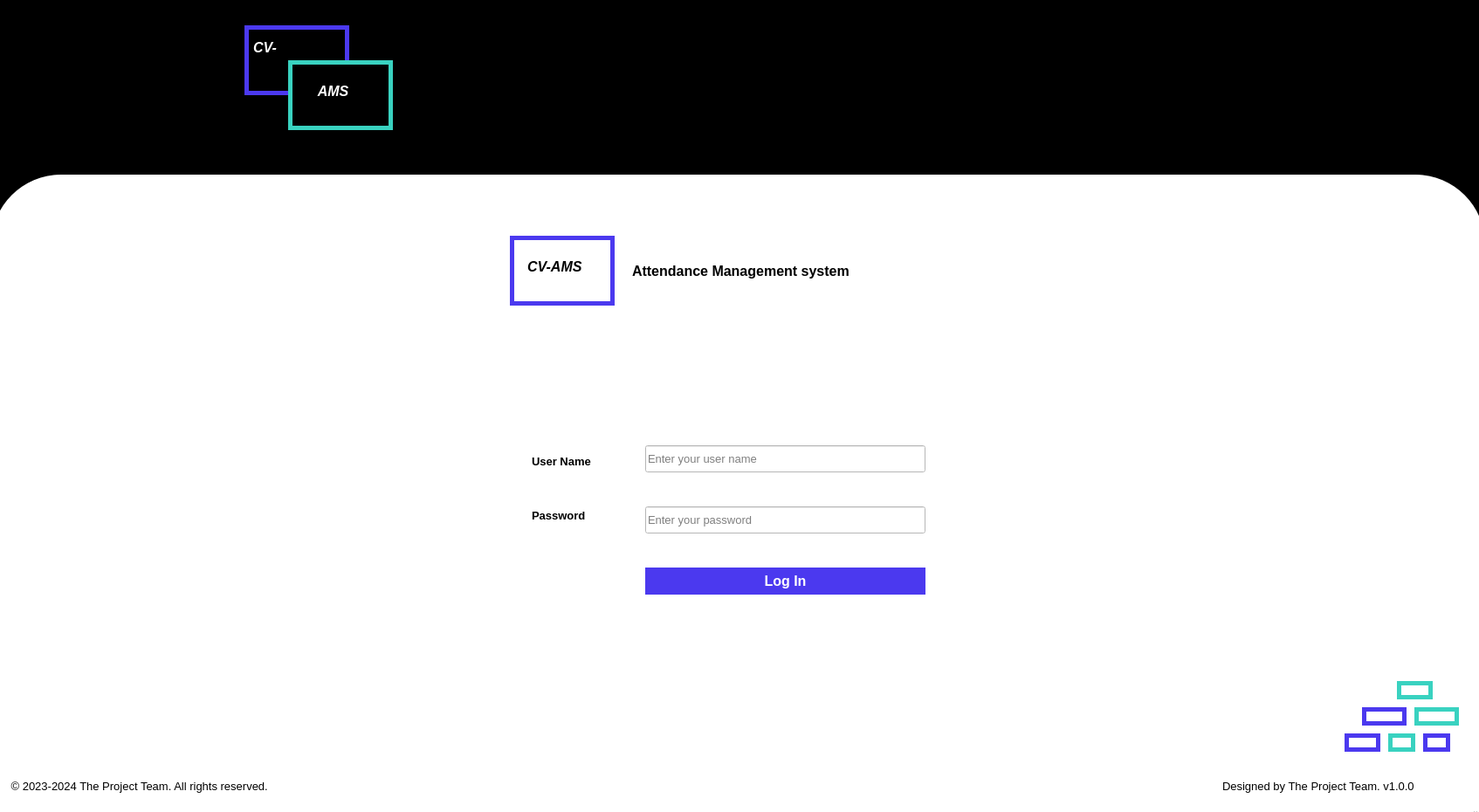
<?xml version="1.0" encoding="UTF-8"?>
<ui version="4.0">
 <class>MainWindow</class>
 <widget class="QMainWindow" name="MainWindow">
  <property name="geometry">
   <rect>
    <x>0</x>
    <y>0</y>
    <width>1694</width>
    <height>930</height>
   </rect>
  </property>
  <property name="sizePolicy">
   <sizepolicy hsizetype="Preferred" vsizetype="Preferred">
    <horstretch>22</horstretch>
    <verstretch>0</verstretch>
   </sizepolicy>
  </property>
  <property name="minimumSize">
   <size>
    <width>1400</width>
    <height>930</height>
   </size>
  </property>
  <property name="font">
   <font>
    <pointsize>10</pointsize>
    <weight>75</weight>
    <bold>true</bold>
   </font>
  </property>
  <property name="windowTitle">
   <string>CV- Attendance Management system</string>
  </property>
  <property name="styleSheet">
   <string notr="true">QStatusBar{
	font: 75 10pt &quot;MS Shell Dlg 2&quot;;
	background-color: rgb(255, 255, 255);
}</string>
  </property>
  <widget class="QWidget" name="centralwidget">
   <property name="styleSheet">
    <string notr="true">QWidget {
background:rgb(255, 255, 255)
}
</string>
   </property>
   <widget class="QWidget" name="widget" native="true">
    <property name="geometry">
     <rect>
      <x>-50</x>
      <y>-11</y>
      <width>1751</width>
      <height>331</height>
     </rect>
    </property>
    <property name="maximumSize">
     <size>
      <width>16777215</width>
      <height>16777215</height>
     </size>
    </property>
    <property name="styleSheet">
     <string notr="true">background-color: rgb(0, 0, 0);</string>
    </property>
    <widget class="QWidget" name="widget_5" native="true">
     <property name="geometry">
      <rect>
       <x>330</x>
       <y>40</y>
       <width>120</width>
       <height>80</height>
      </rect>
     </property>
     <property name="styleSheet">
      <string notr="true">QWidget {
    border: 5px solid rgb(75, 57, 239);
	border-radius: 0 0 0 10px;
}</string>
     </property>
     <widget class="QLabel" name="label_5">
      <property name="geometry">
       <rect>
        <x>10</x>
        <y>10</y>
        <width>51</width>
        <height>31</height>
       </rect>
      </property>
      <property name="font">
       <font>
        <pointsize>12</pointsize>
        <weight>75</weight>
        <italic>true</italic>
        <bold>true</bold>
       </font>
      </property>
      <property name="styleSheet">
       <string notr="true">color: rgb(255, 255, 255);
font-weight: bold;
border:0px;</string>
      </property>
      <property name="text">
       <string>CV-</string>
      </property>
     </widget>
    </widget>
    <widget class="QWidget" name="widget_6" native="true">
     <property name="geometry">
      <rect>
       <x>380</x>
       <y>80</y>
       <width>120</width>
       <height>80</height>
      </rect>
     </property>
     <property name="styleSheet">
      <string notr="true">QWidget {
	background-color: rgb(0, 0, 0);
    border: 5px solid  rgb(57, 210, 192);
	border-radius: 0 0 0 10px;
}
</string>
     </property>
     <widget class="QLabel" name="label_6">
      <property name="geometry">
       <rect>
        <x>30</x>
        <y>20</y>
        <width>61</width>
        <height>31</height>
       </rect>
      </property>
      <property name="font">
       <font>
        <pointsize>12</pointsize>
        <weight>75</weight>
        <italic>true</italic>
        <bold>true</bold>
       </font>
      </property>
      <property name="styleSheet">
       <string notr="true">color: rgb(255, 255, 255);
font-weight: bold;
border:0px;</string>
      </property>
      <property name="text">
       <string> AMS</string>
      </property>
     </widget>
    </widget>
   </widget>
   <widget class="QWidget" name="widget_3" native="true">
    <property name="geometry">
     <rect>
      <x>-10</x>
      <y>200</y>
      <width>1711</width>
      <height>311</height>
     </rect>
    </property>
    <property name="styleSheet">
     <string notr="true">background-color: rgb(255, 255, 255);
border-radius: 80px;
margin-bottom:0px;</string>
    </property>
    <widget class="QLabel" name="label_4">
     <property name="geometry">
      <rect>
       <x>734</x>
       <y>90</y>
       <width>331</width>
       <height>41</height>
      </rect>
     </property>
     <property name="font">
      <font>
       <pointsize>12</pointsize>
       <weight>75</weight>
       <bold>true</bold>
       <kerning>true</kerning>
      </font>
     </property>
     <property name="styleSheet">
      <string notr="true">FO</string>
     </property>
     <property name="text">
      <string>Attendance Management system</string>
     </property>
    </widget>
    <widget class="QWidget" name="widget_2" native="true">
     <property name="geometry">
      <rect>
       <x>594</x>
       <y>70</y>
       <width>120</width>
       <height>80</height>
      </rect>
     </property>
     <property name="styleSheet">
      <string notr="true">QWidget {
    border: 5px solid rgb(75, 57, 239);
	border-radius: 0 0 0 10px;
}</string>
     </property>
     <widget class="QLabel" name="label_3">
      <property name="geometry">
       <rect>
        <x>20</x>
        <y>20</y>
        <width>91</width>
        <height>31</height>
       </rect>
      </property>
      <property name="font">
       <font>
        <pointsize>12</pointsize>
        <weight>75</weight>
        <italic>true</italic>
        <bold>true</bold>
       </font>
      </property>
      <property name="styleSheet">
       <string notr="true">border:1px ;</string>
      </property>
      <property name="frameShape">
       <enum>QFrame::StyledPanel</enum>
      </property>
      <property name="text">
       <string>CV-AMS</string>
      </property>
     </widget>
    </widget>
   </widget>
   <widget class="QWidget" name="widget_4" native="true">
    <property name="geometry">
     <rect>
      <x>-1</x>
      <y>370</y>
      <width>1701</width>
      <height>401</height>
     </rect>
    </property>
    <widget class="QLabel" name="label_2">
     <property name="geometry">
      <rect>
       <x>610</x>
       <y>210</y>
       <width>101</width>
       <height>20</height>
      </rect>
     </property>
     <property name="font">
      <font>
       <pointsize>10</pointsize>
       <weight>75</weight>
       <bold>true</bold>
      </font>
     </property>
     <property name="text">
      <string>Password</string>
     </property>
    </widget>
    <widget class="QLabel" name="label">
     <property name="geometry">
      <rect>
       <x>610</x>
       <y>150</y>
       <width>101</width>
       <height>16</height>
      </rect>
     </property>
     <property name="font">
      <font>
       <pointsize>10</pointsize>
       <weight>75</weight>
       <bold>true</bold>
      </font>
     </property>
     <property name="text">
      <string>User Name</string>
     </property>
    </widget>
    <widget class="QLineEdit" name="lineEdit">
     <property name="geometry">
      <rect>
       <x>740</x>
       <y>140</y>
       <width>321</width>
       <height>31</height>
      </rect>
     </property>
     <property name="font">
      <font>
       <pointsize>10</pointsize>
      </font>
     </property>
     <property name="styleSheet">
      <string notr="true">border-color: rgb(0, 0, 0);</string>
     </property>
     <property name="placeholderText">
      <string>Enter your user name</string>
     </property>
    </widget>
    <widget class="QLineEdit" name="lineEdit_2">
     <property name="geometry">
      <rect>
       <x>740</x>
       <y>210</y>
       <width>321</width>
       <height>31</height>
      </rect>
     </property>
     <property name="font">
      <font>
       <pointsize>10</pointsize>
      </font>
     </property>
     <property name="styleSheet">
      <string notr="true">border-color: rgb(0, 0, 0);</string>
     </property>
     <property name="echoMode">
      <enum>QLineEdit::Password</enum>
     </property>
     <property name="placeholderText">
      <string>Enter your password</string>
     </property>
    </widget>
    <widget class="QPushButton" name="pushButton">
     <property name="enabled">
      <bool>true</bool>
     </property>
     <property name="geometry">
      <rect>
       <x>740</x>
       <y>280</y>
       <width>321</width>
       <height>31</height>
      </rect>
     </property>
     <property name="font">
      <font>
       <pointsize>-1</pointsize>
       <weight>75</weight>
       <bold>true</bold>
       <underline>false</underline>
       <strikeout>false</strikeout>
      </font>
     </property>
     <property name="styleSheet">
      <string notr="true">QPushButton {    background-color: rgb(75, 57, 239);
    color: white;
    border: none;
    text-align: center;
    text-decoration: none;
    font-size: 16px;
    cursor: pointer;
 }
QPushButton:pressed {
    
	background-color: rgb(85, 255, 0);
}

</string>
     </property>
     <property name="text">
      <string>Log In</string>
     </property>
     <property name="flat">
      <bool>false</bool>
     </property>
    </widget>
   </widget>
   <widget class="QWidget" name="widget_13" native="true">
    <property name="geometry">
     <rect>
      <x>-1</x>
      <y>830</y>
      <width>601</width>
      <height>80</height>
     </rect>
    </property>
    <widget class="QLabel" name="label_7">
     <property name="geometry">
      <rect>
       <x>10</x>
       <y>60</y>
       <width>401</width>
       <height>20</height>
      </rect>
     </property>
     <property name="font">
      <font>
       <pointsize>10</pointsize>
      </font>
     </property>
     <property name="text">
      <string> © 2023-2024 The Project Team. All rights reserved.</string>
     </property>
    </widget>
   </widget>
   <widget class="QWidget" name="widget_14" native="true">
    <property name="geometry">
     <rect>
      <x>1090</x>
      <y>830</y>
      <width>601</width>
      <height>80</height>
     </rect>
    </property>
    <widget class="QLabel" name="label_8">
     <property name="geometry">
      <rect>
       <x>310</x>
       <y>60</y>
       <width>291</width>
       <height>20</height>
      </rect>
     </property>
     <property name="font">
      <font>
       <pointsize>10</pointsize>
      </font>
     </property>
     <property name="text">
      <string>Designed by The Project Team. v1.0.0</string>
     </property>
    </widget>
   </widget>
   <widget class="QWidget" name="widget_9" native="true">
    <property name="geometry">
     <rect>
      <x>1590</x>
      <y>840</y>
      <width>31</width>
      <height>21</height>
     </rect>
    </property>
    <property name="styleSheet">
     <string notr="true">QWidget {
	
	background-color: rgb(255, 255, 255);
    border: 5px solid  rgb(57, 210, 192);
	border-radius: 0 0 0 10px;
}
</string>
    </property>
   </widget>
   <widget class="QWidget" name="widget_10" native="true">
    <property name="geometry">
     <rect>
      <x>1540</x>
      <y>840</y>
      <width>41</width>
      <height>21</height>
     </rect>
    </property>
    <property name="styleSheet">
     <string notr="true">QWidget {
    border: 5px solid rgb(75, 57, 239);
	border-radius: 0 0 0 10px;
}</string>
    </property>
   </widget>
   <widget class="QWidget" name="widget_11" native="true">
    <property name="geometry">
     <rect>
      <x>1600</x>
      <y>780</y>
      <width>41</width>
      <height>21</height>
     </rect>
    </property>
    <property name="styleSheet">
     <string notr="true">QWidget {
	
	background-color: rgb(255, 255, 255);
    border: 5px solid  rgb(57, 210, 192);
	border-radius: 0 0 0 10px;
}
</string>
    </property>
   </widget>
   <widget class="QWidget" name="widget_12" native="true">
    <property name="geometry">
     <rect>
      <x>1560</x>
      <y>810</y>
      <width>51</width>
      <height>21</height>
     </rect>
    </property>
    <property name="styleSheet">
     <string notr="true">QWidget {
    border: 5px solid rgb(75, 57, 239);
	border-radius: 0 0 0 10px;
}</string>
    </property>
   </widget>
   <widget class="QWidget" name="widget_7" native="true">
    <property name="geometry">
     <rect>
      <x>1620</x>
      <y>810</y>
      <width>51</width>
      <height>21</height>
     </rect>
    </property>
    <property name="styleSheet">
     <string notr="true">QWidget {
	
	background-color: rgb(255, 255, 255);
    border: 5px solid  rgb(57, 210, 192);
	border-radius: 0 0 0 10px;
}
</string>
    </property>
   </widget>
   <widget class="QWidget" name="widget_8" native="true">
    <property name="geometry">
     <rect>
      <x>1630</x>
      <y>840</y>
      <width>31</width>
      <height>21</height>
     </rect>
    </property>
    <property name="styleSheet">
     <string notr="true">QWidget {
    border: 5px solid rgb(75, 57, 239);
	border-radius: 0 0 0 10px;
}</string>
    </property>
   </widget>
  </widget>
  <widget class="QMenuBar" name="menubar">
   <property name="geometry">
    <rect>
     <x>0</x>
     <y>0</y>
     <width>1694</width>
     <height>26</height>
    </rect>
   </property>
  </widget>
  <widget class="QStatusBar" name="statusbar">
   <property name="maximumSize">
    <size>
     <width>16777215</width>
     <height>1</height>
    </size>
   </property>
   <property name="font">
    <font>
     <family>MS Shell Dlg 2</family>
     <pointsize>10</pointsize>
     <weight>9</weight>
     <italic>false</italic>
     <bold>false</bold>
    </font>
   </property>
  </widget>
 </widget>
 <resources/>
 <connections/>
</ui>
